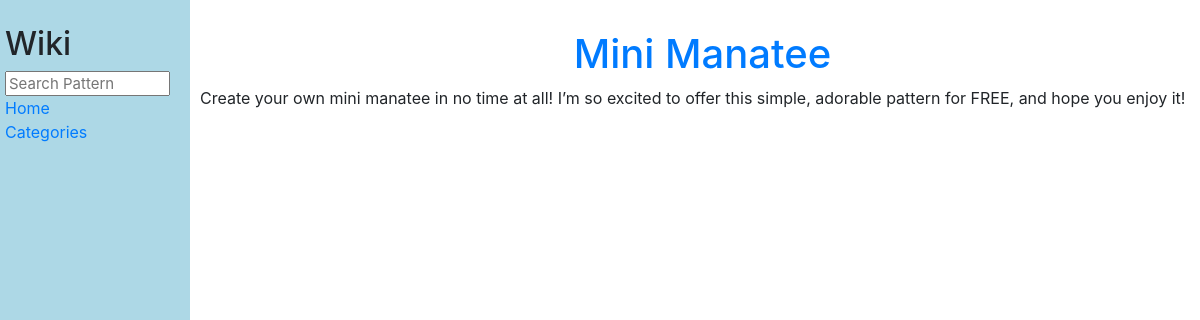
Screenshot of /patterns/23 with the database file from the repository.
### patterns/models.py (models this page shows, shortened)
class PatternTable(models.Model):
    name = models.CharField(max_length=255, unique=True)
    link = models.TextField()
    description = models.TextField()
    category = models.ForeignKey(Category, on_delete=models.CASCADE, related_name="patterns_incategory")

### patterns/views.py (the view)
# urls.py: path("<int:pattern_id>", views.pattern, name = "pattern"),
def pattern(request, pattern_id):
    pattern = PatternTable.objects.get(id=pattern_id)
    return render(request, "patterns/pattern.html", {"pattern":pattern})

### patterns/templates/patterns/pattern.html
{% extends "patterns/layout.html" %}
{% block body %}
<h1>
    <a href={{pattern.link}}>{{pattern.name}}</a> </h1>
<div>
    {{pattern.description}}
</div>
{% endblock %}

### patterns/static/patterns/styles.css (style rules this page uses)
body { margin: 0; background-color: white; }
h1 { margin-top: 0px; padding-top: 20px; }

### patterns/templates/patterns/layout.html (style rules this page uses)
h1 { text-align: center }

### rows the page displays
PatternTable: name "Mini Manatee", description "Create your own mini manatee in no time at all! I’m so excited to offer this simple, adorable pattern for FREE, and hope you enjoy it!"
